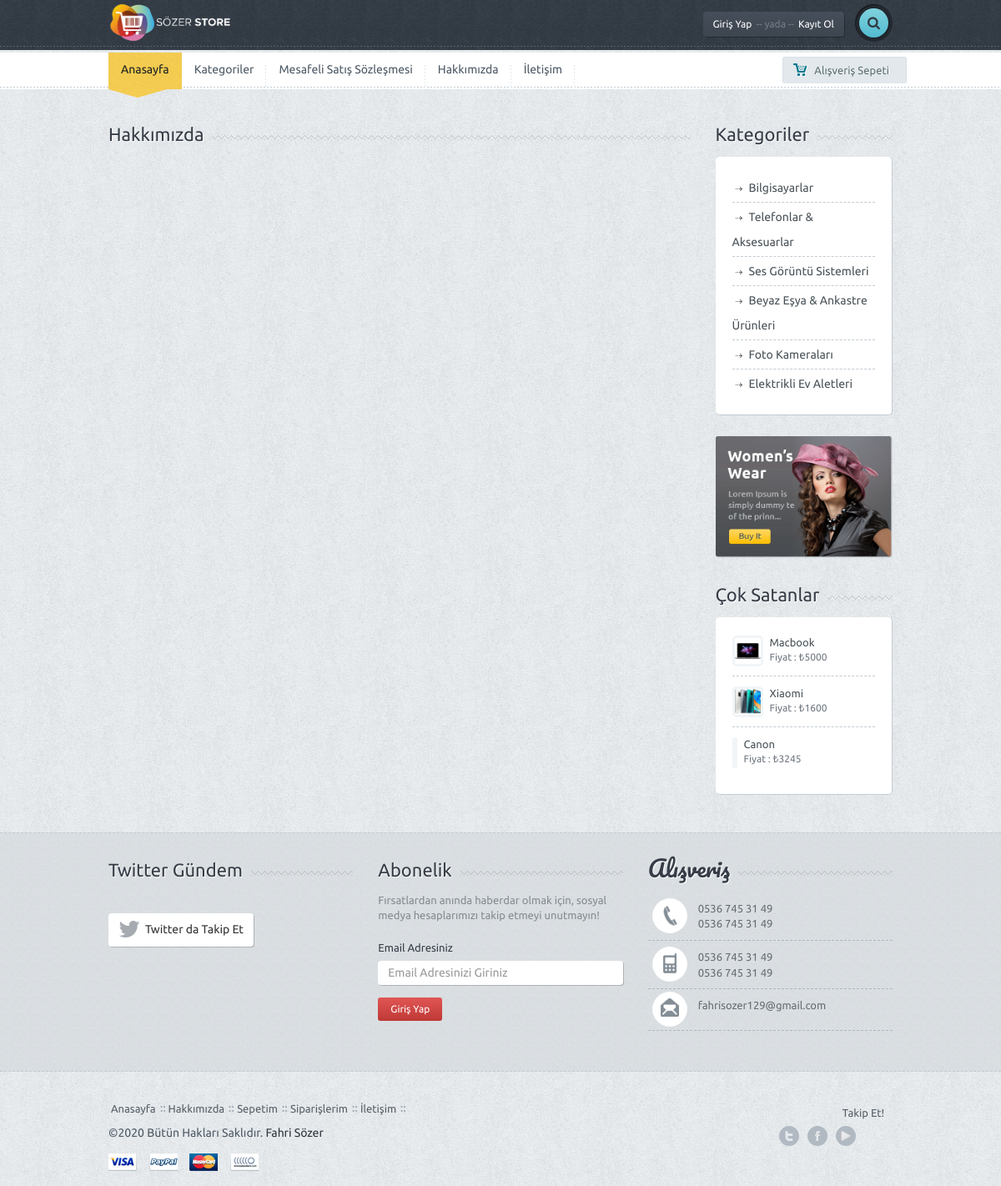
/eticaret/menu-detay.php?sef=hakkimizda, run on the app's committed database.
### tables this page shows
CREATE TABLE `ayar` (
  `ayar_id` int(11) NOT NULL,
  `ayar_logo` varchar(250) NOT NULL,
  `ayar_url` varchar(50) NOT NULL,
  `ayar_title` varchar(250) NOT NULL,
  `ayar_description` varchar(250) NOT NULL,
  `ayar_keywords` varchar(50) NOT NULL,
  `ayar_author` varchar(50) NOT NULL,
  `ayar_tel` varchar(50) NOT NULL,
  `ayar_gsm` varchar(50) NOT NULL,
  `ayar_faks` varchar(50) NOT NULL,
  `ayar_mail` varchar(50) NOT NULL,
  `ayar_ilce` varchar(50) NOT NULL,
  `ayar_il` varchar(50) NOT NULL,
  `ayar_adres` varchar(250) NOT NULL,
  `ayar_mesai` varchar(250) NOT NULL,
  `ayar_maps` varchar(250) NOT NULL,
  `ayar_analystic` varchar(50) NOT NULL,
  `ayar_zopim` varchar(250) NOT NULL,
  `ayar_facebook` varchar(50) NOT NULL,
  `ayar_twitter` varchar(50) NOT NULL,
  `ayar_google` varchar(50) NOT NULL,
  `ayar_youtube` varchar(50) NOT NULL,
  `ayar_smtphost` varchar(50) NOT NULL,
  `ayar_smtpuser` varchar(50) NOT NULL,
  `ayar_smtppassword` varchar(50) NOT NULL,
  `ayar_smtpport` varchar(50) NOT NULL,
  `ayar_bakim` enum('0','1') NOT NULL DEFAULT '1'
);

CREATE TABLE `menu` (
  `menu_id` int(11) NOT NULL,
  `menu_ust` varchar(50) NOT NULL,
  `menu_ad` varchar(100) NOT NULL,
  `menu_detay` text NOT NULL,
  `menu_url` varchar(250) NOT NULL,
  `menu_sira` int(2) NOT NULL,
  `menu_durum` enum('0','1') NOT NULL,
  `menu_seourl` varchar(250) NOT NULL
);

CREATE TABLE `kategori` (
  `kategori_id` int(11) NOT NULL,
  `kategori_ad` varchar(100) NOT NULL,
  `kategori_ust` int(2) NOT NULL,
  `kategori_seourl` varchar(250) NOT NULL,
  `kategori_sira` int(2) NOT NULL,
  `kategori_durum` enum('0','1') NOT NULL DEFAULT '1'
);

### eticaret/nedmin/production/fonksiyon.php (called while the page is built, shortened)
<?php
function seo($str, $options = array())
{
    $str = mb_convert_encoding((string)$str, 'UTF-8', mb_list_encodings());
    $defaults = array(
        'delimiter' => '-',
        'limit' => null,
        'lowercase' => true,
        'replacements' => array(),
        'transliterate' => true
    );
    $options = array_merge($defaults, $options);
    $str = preg_replace(array_keys($options['replacements']), $options['replacements'], $str);
    if ($options['transliterate']) {
        $str = str_replace(array_keys($char_map), $char_map, $str);
    }
    $str = preg_replace('/[^\p{L}\p{Nd}]+/u', $options['delimiter'], $str);
    $str = preg_replace('/(' . preg_quote($options['delimiter'], '/') . '){2,}/', '$1', $str);
    $str = mb_substr($str, 0, ($options['limit'] ? $options['limit'] : mb_strlen($str, 'UTF-8')), 'UTF-8');
    $str = trim($str, $options['delimiter']);
    return $options['lowercase'] ? mb_strtolower($str, 'UTF-8') : $str;
}
?>

### eticaret/menu-detay.php (the view, shortened to what this page needs)
<?php
include 'header.php';
$menusor=$db->prepare("SELECT * FROM menu where menu_seourl=:sef");
$menusor->execute(array(
	'sef' => $_GET['sef']
	));
$menucek=$menusor->fetch(PDO::FETCH_ASSOC);
?>
<div class="container">
	<div class="row">
		<div class="col-md-9">
			<div class="title-bg">
				<div class="title"><?php echo $menucek['menu_ad'] ?></div>
			</div>
		</div>
		<?php include 'sidebar.php'; ?>
	</div>
	<div class="spacer"></div>
</div>
<?php include 'footer.php'; ?>

### eticaret/header.php (shortened to what this page needs)
<?php
include 'nedmin/netting/baglan.php';
include 'nedmin/production/fonksiyon.php';
$ayarsor=$db->prepare("SELECT * FROM ayar where ayar_id=:id");
$ayarsor->execute(array(
	'id' => 0
	));
$ayarcek=$ayarsor->fetch(PDO::FETCH_ASSOC);
$kullanicisor=$db->prepare("SELECT * FROM kullanici where kullanici_mail=:mail");
$kullanicisor->execute(array(
  'mail' => @$_SESSION['userkullanici_mail']
  ));
$kullanicicek=$kullanicisor->fetch(PDO::FETCH_ASSOC);
?>
<!DOCTYPE html>
<html lang="en">
<head>
	<link href='font-awesome\css\font-awesome.css' rel="stylesheet" type="text/css">
	<link href="bootstrap\css\bootstrap.min.css" rel="stylesheet">
	<link rel="stylesheet" href="style.css">
	<link rel="stylesheet" href="css\owl.carousel.css">
	<link rel="stylesheet" href="css\owl.transitions.css">
    </head>
    <body>
     <div id="wrapper">
      <div class="header">
       <div class="container">
        <div class="row">
         <div class="col-xs-6 col-md-4 main-logo">
          <a href="index.php"><img width="150" src="<?php echo $ayarcek['ayar_logo'] ?>" alt="Site Logosu" class="logo img-responsive"></a>
        </div>
        <div class="col-md-8">
          <div class="pushright">
           <div class="top">
             <?php
             if (!isset($_SESSION['userkullanici_mail'])) {?>
             <a href="#" id="reg" class="btn btn-default btn-dark">Giriş Yap<span>-- yada --</span>Kayıt Ol</a>
             <?php } else { ?>
             <a href="#"  class="btn btn-default btn-dark">Hoşgeldin<span>--</span><?php echo $kullanicicek['kullanici_adsoyad'] ?></a>
             <?php } ?>
        <div class="srch-wrap">
         <a href="#" id="srch" class="btn btn-default btn-search"><i class="fa fa-search"></i></a>
       </div>
</div>
</div>
</div>
</div>
</div>
<div class="dashed"></div>
</div>
<div class="main-nav">
 <div class="navbar navbar-default navbar-static-top">
  <div class="container">
   <div class="row">
    <div class="col-md-10">
   <div class="navbar-collapse collapse">
    <ul class="nav navbar-nav">
     <li><a href="index.php" class="active">Anasayfa</a><div class="curve"></div></li>
     <?php
     $menusor=$db->prepare("SELECT * FROM menu where menu_durum=:durum order by menu_sira ASC limit 5");
     $menusor->execute(array(
      'durum' => 1
      ));
     while($menucek=$menusor->fetch(PDO::FETCH_ASSOC)) {
       ?>
       <li><a href="
        <?php
        if (!empty($menucek['menu_url'])) {
          echo $menucek['menu_url'];
        } else {
          echo "sayfa-".seo($menucek['menu_ad']);
        }
        ?>
        "><?php echo $menucek['menu_ad'] ?></a></li>
        <?php } ?>
      </ul>
    </div>
  </div>
  <div class="col-md-2 machart">
   <button id="popcart" class="btn btn-default btn-chart btn-sm "><span class="mychart">Alışveriş Sepeti</span><span class="allprice"></span></button>
</div>
</div>
</div>
</div>
	</div>

### eticaret/sidebar.php (shortened to what this page needs)
<div class="col-md-3">
	<div class="title-bg">
		<div class="title">Kategoriler</div>
	</div>
	<div class="categorybox">
		<ul>
					<?php
			$query = "SELECT * FROM kategori order by kategori_id";
			$goster = $db->prepare($query);
$goster->execute();
 $toplamSatirSayisi = $goster->rowCount();
$tumSonuclar = $goster->fetchAll();
for ($i = 0; $i < $toplamSatirSayisi; $i++) {
	if ($tumSonuclar[$i]['kategori_ust'] == "0") {
		kategori($tumSonuclar[$i]['kategori_id'], $tumSonuclar[$i]['kategori_ad'], $tumSonuclar[$i]['kategori_ust']);
	}
}
function kategori($kategori_id, $kategori_ad, $kategori_ust) {
	global $tumSonuclar;
	global $toplamSatirSayisi;
	$altKategoriSayisi = 0;
	for ($i = 0; $i < $toplamSatirSayisi; $i++) {
		if ($tumSonuclar[$i]['kategori_ust'] == $kategori_id) {
			$altKategoriSayisi++;
		}
	}
	?>
	<li>
		<a href="kategori-<?=seo($kategori_ad) ?>"><?php echo $kategori_ad ?></a>
</li>
<?php
}
?>
		</ul>
	</div>
	<div class="ads">
		<a href="product.htm"><img src="images\ads.png" class="img-responsive" alt=""></a>
	</div>
	<div class="title-bg">
		<div class="title">Çok Satanlar</div>
	</div>
	<div class="best-seller">
		<ul>
			<li class="clearfix">
				<a href="#"><img src="images\Macbook.jpeg" alt="" class="img-responsive mini"></a>
				<div class="mini-meta">
					<a href="http://localhost/eticaret/urun-apple-macbook-pro-13-3-muhn2tu-a-space-grey-15" class="smalltitle2">Macbook</a>
					<p class="smallprice2">Fiyat : ₺5000 </p>
				</div>
			</li>
			<li class="clearfix">
				<a href="http://localhost/eticaret/urun-xiaomi-redmi-note-9-pro-128-gb-16"><img src="images\xioami1.jpeg" alt="" class="img-responsive mini"></a>
				<div class="mini-meta">
					<a href="#" class="smalltitle2">Xiaomi</a>
					<p class="smallprice2">Fiyat : ₺1600 </p>
				</div>
			</li>
			<li class="clearfix">
				<a href="http://localhost/eticaret/urun-canon-eos-250d-18-55mm-iii-19"><img src="images\canon1.jpeg" alt="" class="img-responsive mini"></a>
				<div class="mini-meta">
					<a href="#" class="smalltitle2">Canon</a>
					<p class="smallprice2">Fiyat : ₺3245 </p>
				</div>
			</li>
		</ul>
	</div>
			</div>

### eticaret/footer.php (shortened to what this page needs)
<div class="f-widget">
		<div class="container">
			<div class="row">
				<div class="col-md-4">
					<div class="title-widget-bg">
						<div class="title-widget">Twitter Gündem</div>
					</div>
					<a href="http://www.twitter.com/fahrisozer33" class="btn btn-default btn-follow"><i class="fa fa-twitter fa-2x"></i><div>Twitter da Takip Et</div></a>
				</div>
				<div class="col-md-4">
					<div class="title-widget-bg">
						<div class="title-widget">Abonelik</div>
					</div>
					<div class="newsletter">
						<p>
							Fırsatlardan anında haberdar olmak için, sosyal medya hesaplarımızı takip etmeyi unutmayın!
						</p>
						<form role="form">
							<div class="form-group">
								<label>Email Adresiniz</label>
								<input type="email" class="form-control newstler-input" id="exampleInputEmail1" placeholder="Email Adresinizi Giriniz">
								<button class="btn btn-default btn-red btn-sm">Giriş Yap</button>
							</div>
						</form>
					</div>
				</div>
				<div class="col-md-4">
					<div class="title-widget-bg">
						<div class="title-widget-cursive">Alışveriş</div>
					</div>
					<ul class="contact-widget">
						<li class="fphone"><?php echo $ayarcek['ayar_tel']; ?> <br> <?php echo $ayarcek['ayar_faks']; ?></li>
						<li class="fmobile"><?php echo $ayarcek['ayar_gsm']; ?><br><?php echo $ayarcek['ayar_gsm']; ?></li>
						<li class="fmail lastone"><?php echo $ayarcek['ayar_mail']; ?></li>
					</ul>
				</div>
			</div>
			<div class="spacer"></div>
		</div>
	</div>
	<div class="footer">
		<div class="container">
			<div class="row">
				<div class="col-md-9">
					<ul class="footermenu">
						<li><a href="index.php">Anasayfa</a></li>
						<li><a href="hakkimizda.php">Hakkımızda</a></li>
						<li><a href="sepet.php">Sepetim</a></li>
						<li><a href="siparislerim.php">Siparişlerim</a></li>
						<li><a href="iletisim.php">İletişim</a></li>
					</ul>
					<div class="f-credit">&copy;2020 Bütün Hakları Saklıdır. <a href="http://www.twitter.com/fahrisozer33"><?php echo $ayarcek['ayar_author'] ?></a></div>
					<a href=""><div class="payment visa"></div></a>
					<a href=""><div class="payment paypal"></div></a>
					<a href=""><div class="payment mc"></div></a>
					<a href=""><div class="payment nh"></div></a>
				</div>
				<div class="col-md-3">
					<div class="followon">Takip Et!</div>
					<div class="fsoc">
						<a href="http://<?php echo $ayarcek['ayar_twitter']; ?>" class="ftwitter">Twitter</a>
						<a href="http://<?php echo $ayarcek['ayar_facebook']; ?>" class="ffacebook">facebook</a>
						<a href="http://<?php echo $ayarcek['ayar_youtube']; ?>" class="fflickr">Youtube</a>
						<a href="http://<?php echo $ayarcek['ayar_google']; ?>" class="ffeed">Google</a>
					</div>
					<div class="clearfix"></div>
				</div>
			</div>
		</div>
	</div>
	</div>
  </body>
</html>

### data on the page
ayar: ayar_logo (picture), ayar_tel "0536 745 31 49", ayar_faks "0536 745 31 49", ayar_gsm "0536 745 31 49", ayar_mail "fahrisozer129@gmail.com", ayar_author "Fahri Sözer"
menu: menu_ad "Kategoriler"
menu: menu_ad "Mesafeli Satış Sözleşmesi"
menu: menu_ad "Hakkımızda"
menu: menu_ad "İletişim"
kategori: kategori_ust 0 (drawn), kategori_ad "Bilgisayarlar"
kategori: kategori_ust 0 (drawn), kategori_ad "Telefonlar & Aksesuarlar"
kategori: kategori_ust 0 (drawn), kategori_ad "Ses Görüntü Sistemleri"
kategori: kategori_ust 0 (drawn), kategori_ad "Beyaz Eşya & Ankastre Ürünleri"
kategori: kategori_ust 0 (drawn), kategori_ad "Foto Kameraları"
kategori: kategori_ust 0 (drawn), kategori_ad "Elektrikli Ev Aletleri"
